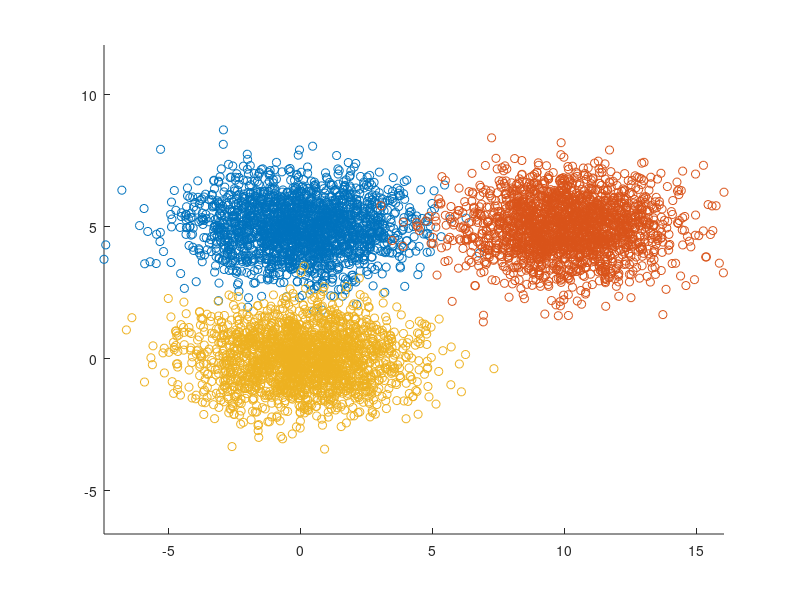

Here is the MATLAB script that generated this plot: (Note: this script raises an error after producing the figure.)
function test_snr_T()
addpath('/Users/gkour/drive/PhD/events_analysis/Neural Decoding')

close all
test_basic_transfer()
test_c_in_middle()
test_compare_leaning_transfer()
test_SNR_T_reduces_to_SNR_a_b_equal()
test_SNR_T_reduces_to_SNR()

end


function test_basic_transfer()

    cov = [4, 0; 0, 1];
    
    samples_m1 = mvnrnd([0 ,5],cov,2000);
    samples_m2 = mvnrnd([10 ,5],cov,2000);
    samples_m3 = mvnrnd([0 ,0],cov,2000);

    
    figure;
    hold on;
    scatter(samples_m1(:,1),samples_m1(:,2))
    scatter(samples_m2(:,1),samples_m2(:,2))
    scatter(samples_m3(:,1),samples_m3(:,2))
    axis equal;
    hold off;
    
    [geom1.centroid, geom1.D, geom1.U, geom1.Ri, geom1.N] = extract_geometry(samples_m1);
    [geom2.centroid, geom2.D, geom2.U, geom2.Ri, geom2.N] = extract_geometry(samples_m2); 
    [geom3.centroid, geom3.D, geom3.U, geom3.Ri, geom3.N] = extract_geometry(samples_m3);
    
    
    [snr,error_c] = SNR_T(geom1, geom2, geom3);
    arrayfun(snr, 1:20)
    arrayfun(error_c, 1:20)
    
    assert (error_c(1)<0.05)
    
            
end


function test_c_in_middle()

    cov = [4, 0; 0, 1];
    P=1000;
    centroid1 = [0 ,5];
    centroid2 = [10 ,5];
    centroid3 = [5 ,0];
    samples_m1 = mvnrnd(centroid1,cov,P);
    samples_m2 = mvnrnd(centroid2,cov,P);
    samples_m3 = mvnrnd(centroid3,cov,P);

    
    figure;
    hold on;
    scatter(samples_m1(:,1),samples_m1(:,2))
    scatter(samples_m2(:,1),samples_m2(:,2))
    scatter(samples_m3(:,1),samples_m3(:,2))
    axis equal;
    hold off;
    
    geom1.N = P;
    geom1.centroid = centroid1;
    geom1.Ri = flipud(sqrt(diag(cov)*P));
    geom1.D = sum(geom1.Ri.^2)^2 / sum(geom1.Ri.^4);
    geom1.U = [0,1;1,0]; 
    
    geom2 = geom1;
    geom2.centroid = centroid2;
    geom3 = geom1;
    geom3.centroid = centroid3;
    
    
    [snr,error_c] = SNR_T(geom1, geom2, geom3);
    assert(abs(error_c(100)-0.5)<0.001)
    
            
end

function test_compare_leaning_transfer()

    cov = [4, 0; 0, 1];
    P=2000;
    
    samples_m1 = mvnrnd([0 ,5],cov,P);
    samples_m2 = mvnrnd([10 ,5],cov,P);
    samples_m2_leaning = mvnrnd([10 ,5],[4,2;2,4],P);
    samples_m3 = mvnrnd([3 ,0],cov,P);

    
    figure;
    hold on;
    scatter(samples_m1(:,1),samples_m1(:,2))
    scatter(samples_m2_leaning(:,1),samples_m2_leaning(:,2))
    scatter(samples_m3(:,1),samples_m3(:,2))
    axis equal;
    hold off;
    
    [geom1.centroid, geom1.D, geom1.U, geom1.Ri, geom1.N] = extract_geometry(samples_m1);
    [geom2.centroid, geom2.D, geom2.U, geom2.Ri, geom2.N] = extract_geometry(samples_m2);
    [geom2_l.centroid, geom2_l.D, geom2_l.U, geom2_l.Ri, geom2_l.N] = extract_geometry(samples_m2_leaning);
    [geom3.centroid, geom3.D, geom3.U, geom3.Ri, geom3.N] = extract_geometry(samples_m3);
    
    
    [~,error_c] = SNR_T(geom1, geom2, geom3);
    a = arrayfun(error_c, 1:20);
    [~,error_c] = SNR_T(geom1, geom2_l, geom3);
    b = arrayfun(error_c, 1:20);
    
    assert(all(a<b))
    
            
end


function test_SNR_T_reduces_to_SNR_a_b_equal()
    cov = [4, 0; 0, 1];
    P = 1000;
    samples_m1 = mvnrnd([0 ,0],cov,P);
    samples_m2 = mvnrnd([4 ,0],cov,P);
    
    figure;
    hold on;
    scatter(samples_m1(:,1),samples_m1(:,2))
    scatter(samples_m2(:,1),samples_m2(:,2))
    axis equal;
    hold off;
    
    
    [geom1.centroid, geom1.D, geom1.U, geom1.Ri, geom1.N] = extract_geometry(samples_m1);
    [geom2.centroid, geom2.D, geom2.U, geom2.Ri, geom2.N] = extract_geometry(samples_m2); 
    
    [~,error_snr] = SNR(geom1, geom2);
    snr_error_res = arrayfun(error_snr, 1:10)
    
    [~,error_snrT] = SNR_T(geom1, geom2, geom1);
    snrT_error_res = arrayfun(error_snrT, 1:10)
    
    assert(all(abs(snr_error_res-snrT_error_res)<0.0001))
    
end

function test_SNR_T_reduces_to_SNR()
    cov1 = [4, 0; 0, 1];
    cov2 = [4, 2; 2, 4];
    P = 1000;
    samples_m1 = mvnrnd([0 ,0],cov1,P);
    samples_m2 = mvnrnd([4 ,0],cov2,P);
    
    figure;
    hold on;
    scatter(samples_m1(:,1),samples_m1(:,2))
    scatter(samples_m2(:,1),samples_m2(:,2))
    axis equal;
    hold off;
    
    
    [geom1.centroid, geom1.D, geom1.U, geom1.Ri, geom1.N] = extract_geometry(samples_m1);
    [geom2.centroid, geom2.D, geom2.U, geom2.Ri, geom2.N] = extract_geometry(samples_m2); 
    
    [~,error_snr] = SNR(geom1, geom2);
    snr_error_res = arrayfun(error_snr, 1:10)
    
    [~,error_snrT] = SNR_T(geom1, geom2, geom1);
    snrT_error_res = arrayfun(error_snrT, 1:10)
    
    assert(all(abs(snr_error_res-snrT_error_res)<0.0001))
    
end
